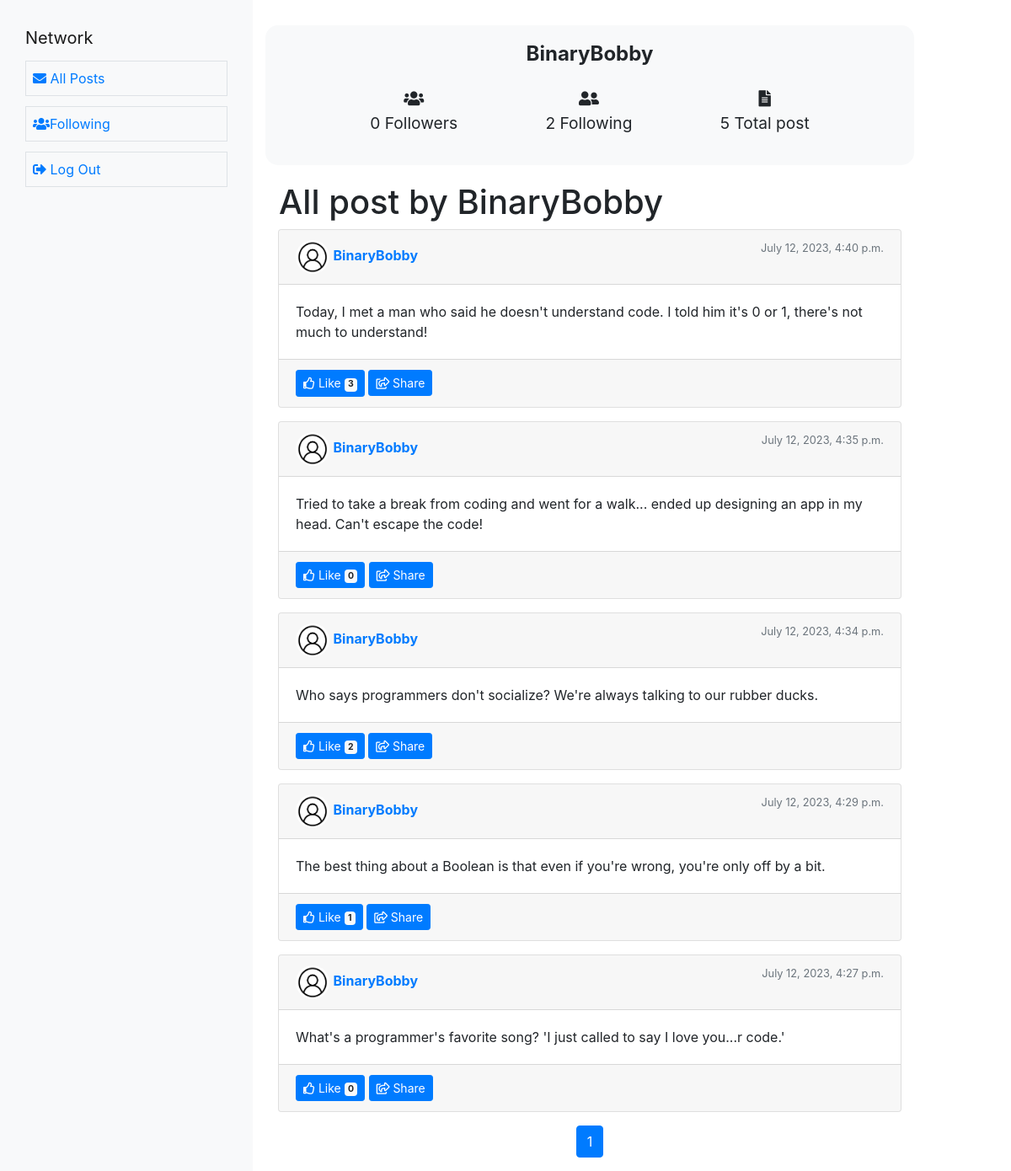
Page /user/BinaryBobby/ on the committed database.
### network/models.py (models this page shows, shortened)
class User(AbstractUser):
    pass

class Post(models.Model):
    user = models.ForeignKey(User, on_delete=models.CASCADE)
    content = models.TextField()
    like_count = models.PositiveIntegerField(default=0)
    date = models.DateTimeField(auto_now_add=True)

### network/views.py (the view)
# urls.py: path('user/<str:username>/', views.profile_view, name='profile'),
def profile_view(request, username):
    user = get_object_or_404(User, username=username)
    followed = False
    if request.user.is_authenticated:
        followed = Following.objects.filter(user=request.user, followed_user=user).exists()
    follower_count = Following.objects.filter(followed_user=user).count()
    following_count = Following.objects.filter(user = user).count()
    post_count = Post.objects.filter(user = user).count()
    posts = Post.objects.filter(user = user).order_by('-date')
    for p in posts:
        if request.user.is_authenticated:
            p.is_liked = Like.objects.filter(liked_post=p, user=request.user).exists()
        else:
            p.is_liked = False
    posts_per_page = 10
    paginator = Paginator(posts, posts_per_page)
    page_number = request.GET.get('page')  # Get the current page number from the request's query parameters
    page_obj = paginator.get_page(page_number)  # Get the Page object for the current page number
    context =  {
        'user': user,
        'posts' : posts,
        'followed' : followed,
        'follower_count' : follower_count,
        'following_count' : following_count,
        'post_count' : post_count,
        'page_obj': page_obj
    }
    return render(request, 'network/profile.html', context)

### network/templates/network/profile.html (shortened to what this page needs)
{% extends "network/layout.html" %}
{% block body %}
<div class="container main">
    <div class="row profile-header">
        <div class="col-12">
            <div class="d-flex align-items-center justify-content-center mb-3">
                <h1 class="profile-name">{{ user.username }}</h1>
            </div>
            <div class="row profile-stats">
                <div class="text-center">
                    <i class="fas fa-users fa-fw"></i>
                    <p><span class="fw-bold" id='followers_count'>{{follower_count}}</span> Followers</p>
                </div>
                <div class="text-center">
                    <i class="fas fa-user-friends fa-fw"></i>
                    <p><span class="fw-bold">{{following_count}}</span> Following</p>
                </div>
                <div class=" text-center">
                    <i class="fas fa-file-alt fa-fw"></i>
                    <p><span class="fw-bold">{{post_count}}</span> Total post</p>
                </div>
            </div>
        </div>
    </div>
    <div class="row">
        <h1 class="ml-3">All post by {{user.username}}</h1>
        {% for post in page_obj%}
        <div class="col-12 mb-3">
            <div class="card">
                <div class="card-header d-flex justify-content-between">
                    <a href="{% url 'profile' post.user.username %}">
                        <div>
                            <img
                                alt="Profile Picture" class="rounded-circle" style="width: 40px; height: 40px;">
                            <strong>{{post.user}}</strong>
                        </div>
                    </a>
                    <small class="text-muted">{{ post.date }}</small>
                </div>
                <div class="card-body" id="body_{{post.id}}">
                    <p class="card-text">{{post.content}}</p>
                </div>
                <div class="card-footer">
                    <button type="button" id="likeButton_{{post.pk}}" class="btn btn-primary btn-sm like_btn"
                        data-postid="{{post.pk}}" data-likecount="{{post.like_count}}">
                        <i class="far fa-thumbs-up"></i> {% if post.is_liked%} Unlike {% else %} Like{% endif %}
                        <span class="badge badge-light">{{post.like_count}}</span>
                    </button>
                    <button type="button" class="btn btn-primary btn-sm"><i class="far fa-share-square"></i>
                        Share</button>
                </div>
            </div>
        </div>
        {% endfor %}
        <div class="pagination-container">
            <nav aria-label="Page navigation example">
                <ul class="pagination">
                    {% if page_obj.object_list %}
                    {% for num in page_obj.paginator.page_range %}
                    <li class="page-item {% if page_obj.number == num %}active{% endif %}">
                        <a class="page-link" href="?page={{ num }}">{{ num }}</a>
                    </li>
                    {% endfor %}
                    {% endif %}
                </ul>
            </nav>
        </div>
    </div>
</div>
{% endblock %}

### network/static/network/styles.css (style rules this page uses)
.main { padding-top: 30px; }
.profile-header { background: #f8f9fa; border-radius: 15px; margin-bottom: 20px; padding: 20px; }
.profile-name { font-size: 1.5em; font-weight: bold; text-align: center; }
.profile-stats { font-size: 1.2em; display: flex; justify-content: space-evenly; }
.pagination-container { display: flex; width: 100%; justify-content: center; align-items: center; }

### rows in the picture
User: username "BinaryBobby"
Post: user "BinaryBobby", date "July 12, 2023, 4:40 p.m.", content "Today, I met a man who said he doesn't understand code. I told him it's 0 or 1, there's not much to understand!", shows "Like", like_count "3"
Post: user "BinaryBobby", date "July 12, 2023, 4:35 p.m.", content "Tried to take a break from coding and went for a walk... ended up designing an app in my head. Can't escape the code!", shows "Like", like_count "0"
Post: user "BinaryBobby", date "July 12, 2023, 4:34 p.m.", content "Who says programmers don't socialize? We're always talking to our rubber ducks.", shows "Like", like_count "2"
Post: user "BinaryBobby", date "July 12, 2023, 4:29 p.m.", content "The best thing about a Boolean is that even if you're wrong, you're only off by a bit.", shows "Like", like_count "1"
Post: user "BinaryBobby", date "July 12, 2023, 4:27 p.m.", content "What's a programmer's favorite song? 'I just called to say I love you...r code.'", shows "Like", like_count "0"

### other values in the picture
{{ follower_count }} "0"
{{ following_count }} "2"
{{ post_count }} "5"
{{ num }} "1"
